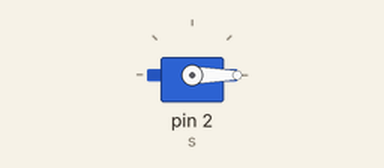
A sketch run on a simulated Arduino Uno, built with avr-gcc and run on an emulated ATmega328P. Shown: servo.

Above: at 0.05 s.
Timing chart, 0 to 4.6 s (numbered marks = the images above):
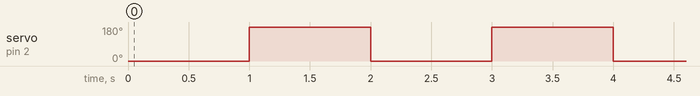

Measured:
- by itself, servo on pin 2 (s): alternates 180° for 1.0 s and 0° for 1.0 s

The sketch:

servo.ino
```cpp
#include <Servo.h>
Servo s=Servo();
void setup() {
  // put your setup code here, to run once:
s.attach(2);

}

void loop() {
  // put your main code here, to run repeatedly:
s.write(0);

delay(1000);
s.write(180);

delay(1000);

}
```
